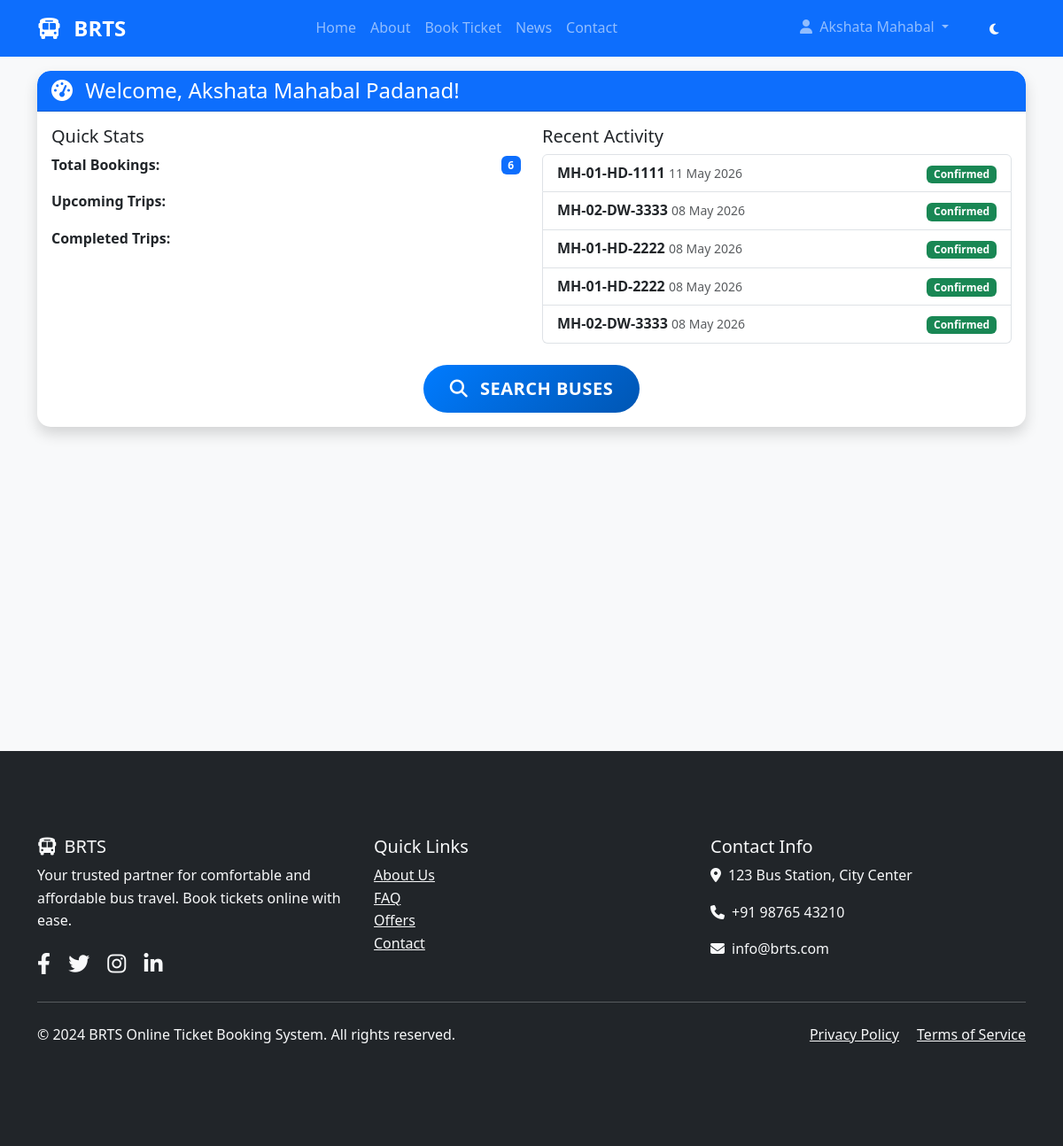
Page /accounts/dashboard/ (signed in) on the committed database.
### accounts/models.py (models this page shows, shortened)
class User(AbstractUser):
    email = models.EmailField(unique=True)
    phone_number = models.CharField(max_length=15, blank=True, null=True)
    profile_picture = models.ImageField(upload_to='profile_pics/', blank=True, null=True)
    is_verified = models.BooleanField(default=False)
    date_of_birth = models.DateField(blank=True, null=True)
    address = models.TextField(blank=True, null=True)
    created_at = models.DateTimeField(auto_now_add=True)
    updated_at = models.DateTimeField(auto_now=True)
    USERNAME_FIELD = 'email'
    REQUIRED_FIELDS = ['username', 'first_name', 'last_name']
    def get_full_name(self):
        return f"{self.first_name} {self.last_name}"

### booking/models.py (models this page shows, shortened)
class Booking(models.Model):
    BOOKING_STATUS = [
        ('pending', 'Pending'),
        ('confirmed', 'Confirmed'),
        ('cancelled', 'Cancelled'),
        ('completed', 'Completed'),
        ('expired', 'Expired'),
    ]
    PAYMENT_STATUS = [
        ('pending', 'Pending'),
        ('paid', 'Paid'),
        ('refunded', 'Refunded'),
        ('failed', 'Failed'),
    ]
    id = models.UUIDField(primary_key=True, default=uuid.uuid4, editable=False)
    booking_reference = models.CharField(max_length=20, unique=True)
    user = models.ForeignKey(User, on_delete=models.CASCADE, related_name='bookings')
    schedule = models.ForeignKey('bus_management.Schedule', on_delete=models.CASCADE, related_name='bookings')
    bus = models.ForeignKey('bus_management.Bus', on_delete=models.CASCADE, related_name='bookings')
    route = models.ForeignKey('bus_management.Route', on_delete=models.CASCADE, related_name='bookings')
    passenger_name = models.CharField(max_length=100)
    passenger_email = models.EmailField()
    passenger_phone = models.CharField(max_length=15)
    passenger_age = models.PositiveIntegerField(
        validators=[MinValueValidator(1), MaxValueValidator(120)]
    )
    passenger_gender = models.CharField(max_length=10, choices=[
        ('male', 'Male'),
        ('female', 'Female'),
        ('other', 'Other'),
    ])
    seat_numbers = models.JSONField(help_text="List of seat numbers")
    number_of_seats = models.PositiveIntegerField(default=1)
    total_fare = models.DecimalField(max_digits=10, decimal_places=2)
    booking_date = models.DateTimeField(auto_now_add=True)
    travel_date = models.DateField()
    booking_status = models.CharField(max_length=20, choices=BOOKING_STATUS, default='pending')
    payment_status = models.CharField(max_length=20, choices=PAYMENT_STATUS, default='pending')
    special_requests = models.TextField(blank=True, null=True)
    notes = models.TextField(blank=True, null=True)
    cancellation_date = models.DateTimeField(null=True, blank=True)
    cancellation_reason = models.TextField(blank=True, null=True)
    refund_amount = models.DecimalField(max_digits=10, decimal_places=2, null=True, blank=True)
    created_at = models.DateTimeField(auto_now_add=True)
    updated_at = models.DateTimeField(auto_now=True)
    class Meta:
        verbose_name = "Booking"
        verbose_name_plural = "Bookings"
        ordering = ['-booking_date']

### bus_management/models.py (models this page shows, shortened)
class Bus(models.Model):
    bus_number = models.CharField(max_length=20, unique=True)
    bus_type = models.CharField(max_length=20, choices=[
        ('ac_seater', 'AC Seater'),
        ('ac_sleeper', 'AC Sleeper'),
        ('non_ac_seater', 'Non-AC Seater'),
        ('non_ac_sleeper', 'Non-AC Sleeper'),
        ('volvo', 'Volvo AC'),
    ])
    capacity = models.IntegerField(validators=[MinValueValidator(1)])
    driver = models.ForeignKey(Driver, on_delete=models.SET_NULL, null=True, blank=True, related_name='buses')
    registration_number = models.CharField(max_length=20, unique=True)
    amenities = models.JSONField(default=list)
    status = models.CharField(max_length=15, choices=[
        ('active', 'Active'),
        ('inactive', 'Inactive'),
        ('maintenance', 'Under Maintenance'),
    ], default='active')
    route = models.ForeignKey(Route, on_delete=models.CASCADE, related_name='buses')
    class Meta:
        verbose_name = "Bus"
        verbose_name_plural = "Buses"

### accounts/views.py (the view)
# urls.py: path('dashboard/', views.dashboard_view, name='dashboard'),
@login_required
def dashboard_view(request):
    from booking.models import Booking, Notification
    recent_bookings = Booking.objects.filter(
        user=request.user
    ).order_by('-booking_date')[:5]
    upcoming_journeys = Booking.objects.filter(
        user=request.user,
        booking_status='confirmed',
        travel_date__gte=timezone.now().date()
    ).order_by('travel_date')[:3]
    unread_notifications = Notification.objects.filter(
        user=request.user,
        is_read=False
    ).order_by('-created_at')[:5]
    total_bookings = Booking.objects.filter(user=request.user).count()
    completed_journeys = Booking.objects.filter(
        user=request.user,
        booking_status='completed'
    ).count()
    cancelled_bookings = Booking.objects.filter(
        user=request.user,
        booking_status='cancelled'
    ).count()
    context = {
        'recent_bookings': recent_bookings,
        'upcoming_journeys': upcoming_journeys,
        'unread_notifications': unread_notifications,
        'total_bookings': total_bookings,
        'completed_journeys': completed_journeys,
        'cancelled_bookings': cancelled_bookings,
    }
    return render(request, 'accounts/dashboard.html', context)

### templates/accounts/dashboard.html (shortened to what this page needs)
{% extends 'base.html' %}
{% block content %}
<div class="container mt-5">
    <div class="row">
        <div class="col-lg-12">
            <div class="card shadow mb-4">
                <div class="card-header bg-primary text-white">
                    <h4 class="mb-0">
                        <i class="fas fa-tachometer-alt me-2"></i>
                        Welcome, {{ user.get_full_name|default:user.username }}!
                    </h4>
                </div>
                <div class="card-body">
                    <div class="row">
                        <div class="col-md-6">
                            <h5>Quick Stats</h5>
                            <div class="d-flex justify-content-between align-items-center mb-3">
                                <span><strong>Total Bookings:</strong></span>
                                <span class="badge bg-primary">{{ total_bookings }}</span>
                            </div>
                            <div class="d-flex justify-content-between align-items-center mb-3">
                                <span><strong>Upcoming Trips:</strong></span>
                            </div>
                            <div class="d-flex justify-content-between align-items-center mb-3">
                                <span><strong>Completed Trips:</strong></span>
                            </div>
                        </div>
                        <div class="col-md-6">
                            <h5>Recent Activity</h5>
                            <div class="list-group">
                                {% for booking in recent_bookings %}
                                    <div class="list-group-item d-flex justify-content-between align-items-center">
                                        <div>
                                            <strong>{{ booking.bus.bus_number }}</strong>
                                            <small class="text-muted">{{ booking.travel_date|date:"d M Y" }}</small>
                                        </div>
                                        <div>
                                            <span class="badge {% if booking.booking_status == 'confirmed' %}bg-success{% elif booking.booking_status == 'cancelled' %}bg-danger{% else %}bg-warning{% endif %}">
                                                {{ booking.booking_status|title }}
                                            </span>
                                        </div>
                                    </div>
                                {% empty %}
                                    <p class="text-muted">No recent bookings found.</p>
                                {% endfor %}
                            </div>
                        </div>
                    </div>
                    <div class="mt-4 text-center">
                        <a href="{% url 'booking:search_bus' %}" class="btn btn-primary btn-lg">
                            <i class="fas fa-search me-2"></i>
                            Search Buses
                        </a>
                    </div>
                </div>
            </div>
        </div>
    </div>
</div>
{% endblock %}

### templates/base.html (shortened to what this page needs)
{% load static %}
<!DOCTYPE html>
<html lang="en">
<head>
    <link href="https://cdn.jsdelivr.net/npm/bootstrap@5.3.0/dist/css/bootstrap.min.css" rel="stylesheet">
    <link rel="stylesheet" href="https://cdnjs.cloudflare.com/ajax/libs/font-awesome/6.4.0/css/all.min.css">
    <link rel="stylesheet" href="{% static 'css/style.css' %}">
</head>
<body>
    <nav class="navbar navbar-expand-lg navbar-dark bg-primary fixed-top">
        <div class="container">
            <a class="navbar-brand" href="{% url 'core:home' %}">
                <i class="fas fa-bus me-2"></i>
                <strong>BRTS</strong>
            </a>
            <div class="collapse navbar-collapse" id="navbarNav">
                <ul class="navbar-nav mx-auto">
                    {% if not user.is_staff %}
                        <li class="nav-item">
                            <a class="nav-link" href="{% url 'core:home' %}">Home</a>
                        </li>
                        <li class="nav-item">
                            <a class="nav-link" href="{% url 'core:about' %}">About</a>
                        </li>
                        <li class="nav-item">
                            <a class="nav-link" href="{% url 'booking:search_bus' %}">Book Ticket</a>
                        </li>
                        <li class="nav-item">
                            <a class="nav-link" href="{% url 'core:news' %}">News</a>
                        </li>
                        <li class="nav-item">
                            <a class="nav-link" href="{% url 'core:contact' %}">Contact</a>
                        </li>
                    {% endif %}
                </ul>
                <ul class="navbar-nav">
                    {% if user.is_authenticated %}
                        <li class="nav-item dropdown">
                            <a class="nav-link dropdown-toggle" href="#" id="navbarDropdown" role="button" data-bs-toggle="dropdown">
                                <i class="fas fa-user me-1"></i>
                                {{ user.first_name }}
                            </a>
                        </li>
                    {% endif %}
                    <li class="nav-item">
                        <button class="btn btn-outline-light btn-sm ms-2" id="darkModeToggle">
                            <i class="fas fa-moon"></i>
                        </button>
                    </li>
                </ul>
            </div>
        </div>
    </nav>
    <main class="main-content">
        {% block content %}{% endblock %}
    </main>
    <footer class="bg-dark text-light mt-5">
        <div class="container py-5">
            <div class="row">
                <div class="col-md-4">
                    <h5><i class="fas fa-bus me-2"></i>BRTS</h5>
                    <p>Your trusted partner for comfortable and affordable bus travel. Book tickets online with ease.</p>
                    <div class="social-links">
                        <a href="#" class="text-light me-3"><i class="fab fa-facebook-f"></i></a>
                        <a href="#" class="text-light me-3"><i class="fab fa-twitter"></i></a>
                        <a href="#" class="text-light me-3"><i class="fab fa-instagram"></i></a>
                        <a href="#" class="text-light me-3"><i class="fab fa-linkedin-in"></i></a>
                    </div>
                </div>
                <div class="col-md-4">
                    <h5>Quick Links</h5>
                    <ul class="list-unstyled">
                        <li><a href="{% url 'core:about' %}" class="text-light">About Us</a></li>
                        <li><a href="{% url 'core:faq' %}" class="text-light">FAQ</a></li>
                        <li><a href="{% url 'core:offers' %}" class="text-light">Offers</a></li>
                        <li><a href="{% url 'core:contact' %}" class="text-light">Contact</a></li>
                    </ul>
                </div>
                <div class="col-md-4">
                    <h5>Contact Info</h5>
                    <p><i class="fas fa-map-marker-alt me-2"></i>123 Bus Station, City Center</p>
                    <p><i class="fas fa-phone me-2"></i>+91 98765 43210</p>
                    <p><i class="fas fa-envelope me-2"></i>info@brts.com</p>
                </div>
            </div>
            <hr class="my-4">
            <div class="row">
                <div class="col-md-6">
                    <p>&copy; 2024 BRTS Online Ticket Booking System. All rights reserved.</p>
                </div>
                <div class="col-md-6 text-end">
                    <a href="#" class="text-light me-3">Privacy Policy</a>
                    <a href="#" class="text-light">Terms of Service</a>
                </div>
            </div>
        </div>
    </footer>
</body>
</html>

### static/css/style.css (style rules this page uses)
:root { --primary-color: #007bff; --secondary-color: #6c757d; --success-color: #28a745; --danger-color: #dc3545; --warning-color: #ffc107; --info-color: #17a2b8; --light-color: #f8f9fa; --dark-color: #343a40; --primary-gradient: linear-gradient(135deg, #007bff 0%, #0056b3 100%); --success-gradient: linear-gradient(135deg, #28a745 0%, #20c997 100%); --danger-gradient: linear-gradient(135deg, #dc3545 0%, #c82333 100%); }
body { font-family: 'Segoe UI', Tahoma, Geneva, Verdana, sans-serif; background-color: #f8f9fa; color: #333; line-height: 1.6; }
.main-content { margin-top: 80px; min-height: calc(100vh - 80px); }
.navbar-brand { font-weight: 700; font-size: 1.5rem; }
.navbar-nav .nav-link { font-weight: 500; transition: all 0.3s ease; }
.card { border: none; border-radius: 15px; box-shadow: 0 10px 30px rgba(0, 0, 0, 0.1); transition: all 0.3s ease; overflow: hidden; }
.card-header { border-radius: 15px 15px 0 0 !important; font-weight: 600; }
.btn { border-radius: 50px; font-weight: 600; padding: 12px 30px; transition: all 0.3s ease; border: none; text-transform: uppercase; letter-spacing: 0.5px; }
.btn-primary { background: var(--primary-gradient); }
footer { background-color: var(--dark-color); color: white; padding: 3rem 0; margin-top: 5rem; }
footer .social-links a { color: white; font-size: 1.5rem; margin-right: 1rem; transition: all 0.3s ease; }

### rows in the picture
User: first_name "Akshata Mahabal", get_full_name "Akshata Mahabal Padanad"
Booking: bus.bus_number "MH-01-HD-1111", travel_date "11 May 2026", booking_status "Confirmed"
Booking: bus.bus_number "MH-02-DW-3333", travel_date "08 May 2026", booking_status "Confirmed"
Booking: bus.bus_number "MH-01-HD-2222", travel_date "08 May 2026", booking_status "Confirmed"
Booking: bus.bus_number "MH-01-HD-2222", travel_date "08 May 2026", booking_status "Confirmed"
Booking: bus.bus_number "MH-02-DW-3333", travel_date "08 May 2026", booking_status "Confirmed"

### other values in the picture
{{ total_bookings }} "6"
